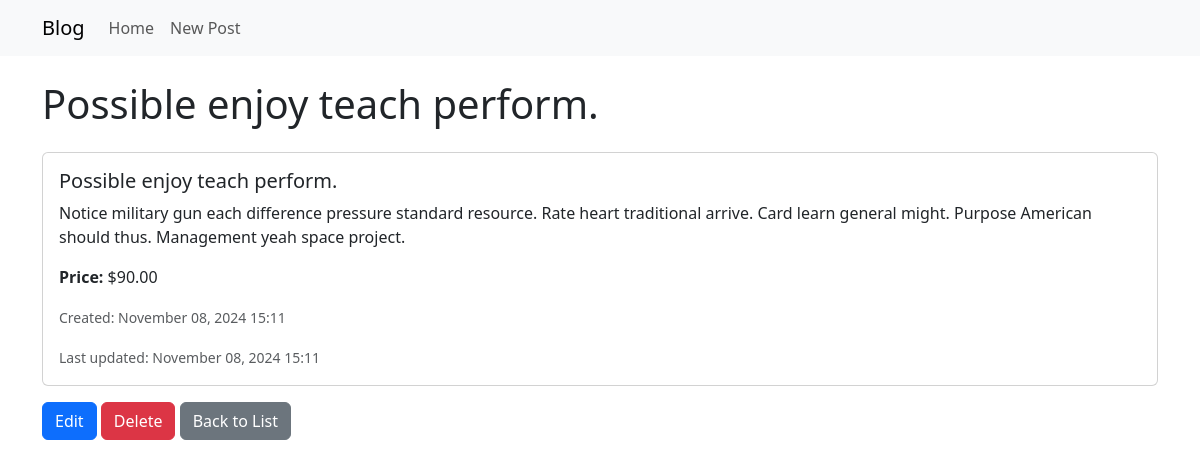
Page /food/3/ on the committed database.
### food/models.py (models this page shows, shortened)
class Item(models.Model):
    item_name = models.CharField(max_length=255, help_text="Name of the item")
    item_desc = models.TextField(help_text="Detailed description of the item")
    item_price = models.DecimalField(
        max_digits=10,
        decimal_places=2,
        help_text="Price of the item (up to 10 digits with 2 decimal places)"
    )
    created_at = models.DateTimeField(auto_now_add=True, help_text="Timestamp when the item was created")
    updated_at = models.DateTimeField(auto_now=True, help_text="Timestamp when the item was last updated")
    class Meta:
        ordering = ['-created_at']  # Order items by creation date, newest first
        verbose_name = "Item"
        verbose_name_plural = "Items"

### food/views.py (the view)
# urls.py: path('<int:pk>/', views.item_detail, name='item_detail'),
def item_detail(request, pk):
    item = get_object_or_404(Item, pk=pk)
    return render(request, 'item_detail.html', {'item': item})

### food/templates/item_detail.html (shortened to what this page needs)
{% extends 'base.html' %}
{% block content %}
<h1 class="mb-4">{{ item.item_name }}</h1>
<div class="card">
    <div class="card-body">
        <h5 class="card-title">{{ item.item_name }}</h5>
        <p class="card-text">{{ item.item_desc }}</p>
        <p class="card-text"><strong>Price:</strong> ${{ item.item_price }}</p>
        <p class="card-text"><small class="text-muted">Created: {{ item.created_at|date:"F d, Y H:i" }}</small></p>
        <p class="card-text"><small class="text-muted">Last updated: {{ item.updated_at|date:"F d, Y H:i" }}</small></p>
    </div>
</div>
<div class="mt-3">
    <a href="{% url 'item:item_update' item.pk %}" class="btn btn-primary">Edit</a>
    <a href="{% url 'item:item_delete' item.pk %}" class="btn btn-danger">Delete</a>
    <a href="{% url 'item:item_list' %}" class="btn btn-secondary">Back to List</a>
</div>
{% endblock %}

### rows in the picture
Item: item_name "Possible enjoy teach perform.", item_desc "Notice military gun each difference pressure standard resource. Rate heart traditional arrive. Card learn general might. Purpose American should thus. Management yeah space project.", item_price "90.00", created_at "November 08, 2024 15:11", updated_at "November 08, 2024 15:11"
